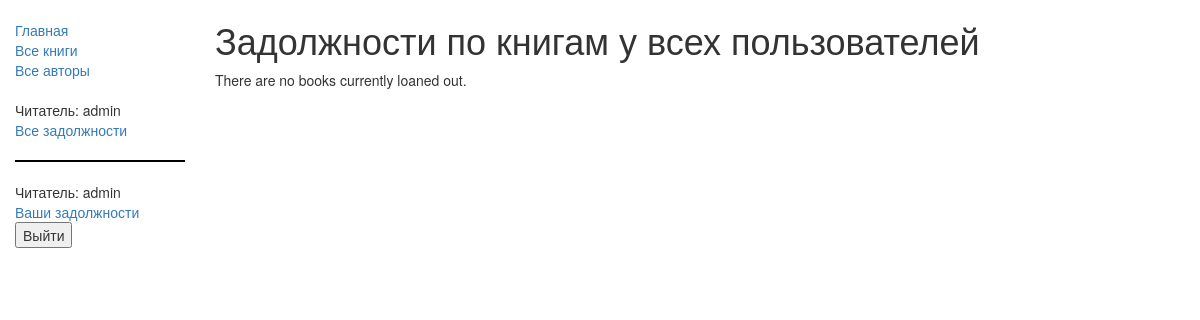
The page /catalog/bibbooks/ (signed in) on the database as committed earlier.
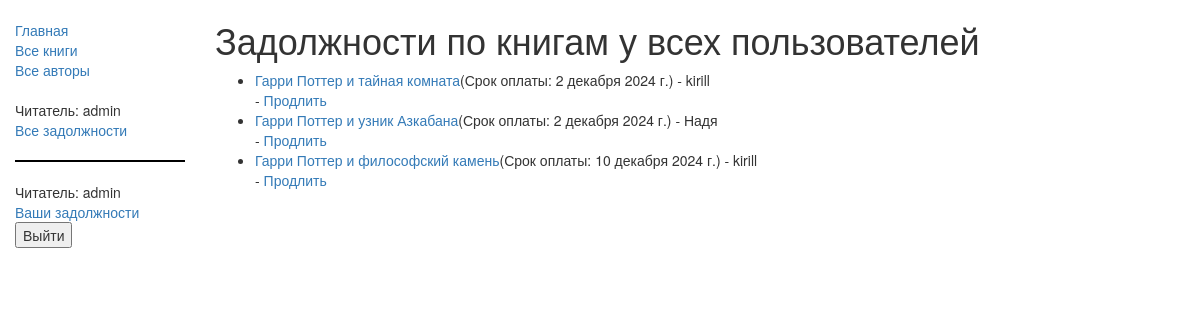
The same page on the database as committed later.
### catalog/models.py (models this page shows, shortened)
class BookInstance(models.Model):
    id = models.UUIDField(primary_key=True, default=uuid.uuid4, help_text="Unique ID for this particular book across whole library")
    book = models.ForeignKey('Book', on_delete=models.SET_NULL, null=True)
    imprint = models.CharField(max_length=200)
    due_back = models.DateField(null=True, blank=True)
    borrower = models.ForeignKey(User, on_delete=models.SET_NULL, null=True, blank=True)
    LOAN_STATUS = (
        ('m', 'Maintenance'),
        ('o', 'On loan'),
        ('a', 'Available'),
        ('r', 'Reserved'),
    )
    status = models.CharField(max_length=1, choices=LOAN_STATUS, blank=True, default='m', help_text='Book availability')
    class Meta:
        ordering = ["due_back"]
        permissions = (("can_mark_returned", "Set book as returned"),)

class Book(models.Model):
    title = models.CharField(max_length=200)
    author = models.ForeignKey('Author', on_delete=models.SET_NULL, null=True)
    summary = models.TextField(max_length=1000, help_text="Enter a brief description of the book")
    isbn = models.CharField('ISBN',max_length=13, help_text='13 Character <a href="https://www.isbn-international.org/content/what-isbn">ISBN number</a>')
    genre = models.ManyToManyField(Genre, help_text="Select a genre for this book")
    image = models.ImageField(upload_to='cover/', default='cover/default.jpg', validators=[validate_image])
    def display_genre(self):
        return ', '.join([genre.name for genre in self.genre.all()[:3]])
    display_genre.short_description = 'Genre'
    class Meta:
        pass

### catalog/views.py (the view)
class LoanedBooksByUserAllListView(PermissionRequiredMixin, generic.ListView):
    model = BookInstance
    template_name = 'catalog/bookinstance_list_borrowed_user_all.html'
    paginate_by = 10
    permission_required = 'catalog.can_mark_returned'
    def get_queryset(self):
        return BookInstance.objects.filter(status__exact='o').order_by('due_back')

### catalog/templates/catalog/bookinstance_list_borrowed_user_all.html
{% extends "base_generic.html" %}
{% block content %}
    <h1>Задолжности по книгам у всех пользователей</h1>
    {% if object_list %}
    <ul>
        {% for bookinst in object_list %}
        <li>
            <a href="{% url 'book-detail' bookinst.book.pk %}">{{ bookinst.book.title }}</a>(Срок оплаты: {{ bookinst.due_back }}) - {{ bookinst.borrower.get_username }}
        </li>
        {% if perms.catalog.can_mark_returned %}-
            <a href="{% url 'renew-book-librarian' bookinst.id %}">Продлить</a>
        {% endif %}
        {% endfor %}
    </ul>
    {% else %}
        <p>There are no books currently loaned out.</p>
    {% endif %}
{% endblock %}

Rows that differ between the two databases and show on the page:
added BookInstance: book "Гарри Поттер и тайная комната", due_back "2 декабря 2024 г.", borrower.get_username "kirill"
added BookInstance: book "Гарри Поттер и узник Азкабана", due_back "2 декабря 2024 г.", borrower.get_username "Надя"
now on this page (row edited): BookInstance: book "Гарри Поттер и философский камень", due_back "10 декабря 2024 г.", borrower.get_username "kirill"
Other text that changed with them:
text no longer shown: "There are no books currently loaned out."
